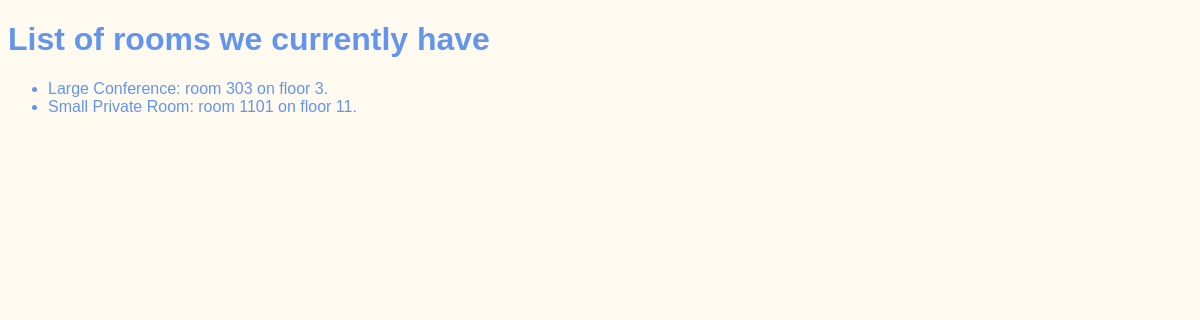
Page /meetings/listofrooms on the earlier database version.
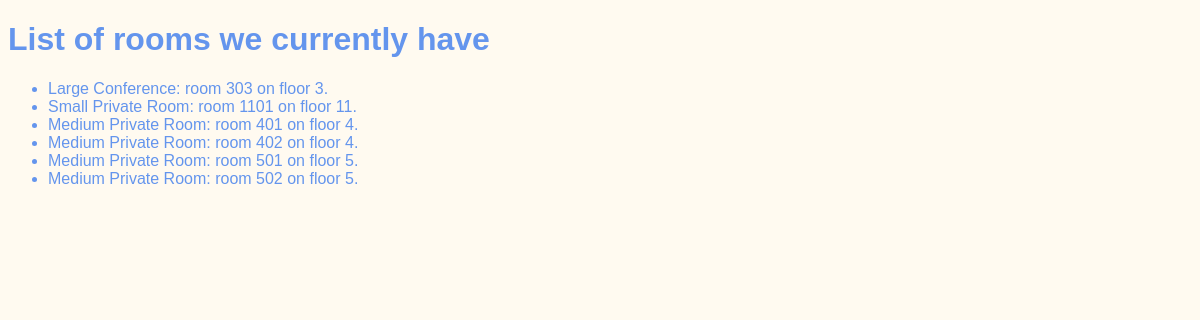
Same page on the later database version.
### meetings/models.py (models this page shows)
class Room(models.Model):
    name = models.CharField(max_length=200, default="Cheif Warden Files")
    floor_number = models.IntegerField()
    room_number = models.IntegerField()
    def __str__(self):
        return f"{self.name}: room {self.room_number} on floor {self.floor_number}."

### meetings/views.py (the view)
# urls.py: path('listofrooms', views.show_room_objects, name="listofrooms"),
def show_room_objects(request):
    rooms = Room.objects.all()
    return render(request, "meetings/listrooms.html", {"rooms": rooms})

### meetings/templates/meetings/listrooms.html (shortened to what this page needs)
{% extends "base.html" %}
{% block content %}
<h1>List of rooms we currently have</h1>
<ul>
    {% for room in rooms %}
    <li>{{ room }}
    </li>
    {% endfor %}
</ul>
{% endblock %}

### website/templates/base.html (shortened to what this page needs)
{% load static %}
<!DOCTYPE html>
<html lang="en">
<head>
  <link rel="stylesheet" href="/static/website/style.css">
</head>
<body>
    {% block content %}
    {% endblock %}
</body>
</html>

### website/static/website/style.css (style rules this page uses)
body { font-family: sans-serif; color: cornflowerblue; background-color: floralwhite; }

Differences in the rows shown:
added Room: name+room_number+floor_number "Medium Private Room: room 401 on floor 4."
added Room: name+room_number+floor_number "Medium Private Room: room 402 on floor 4."
added Room: name+room_number+floor_number "Medium Private Room: room 501 on floor 5."
added Room: name+room_number+floor_number "Medium Private Room: room 502 on floor 5."
